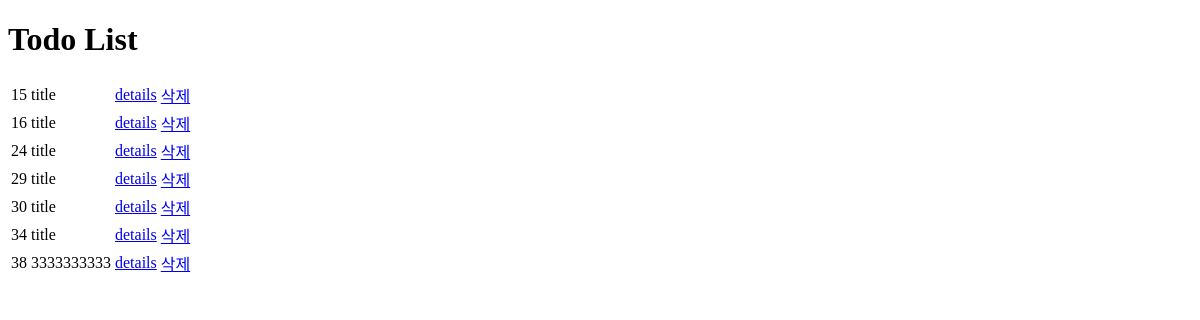
The page /todos/lists on the database as committed earlier.
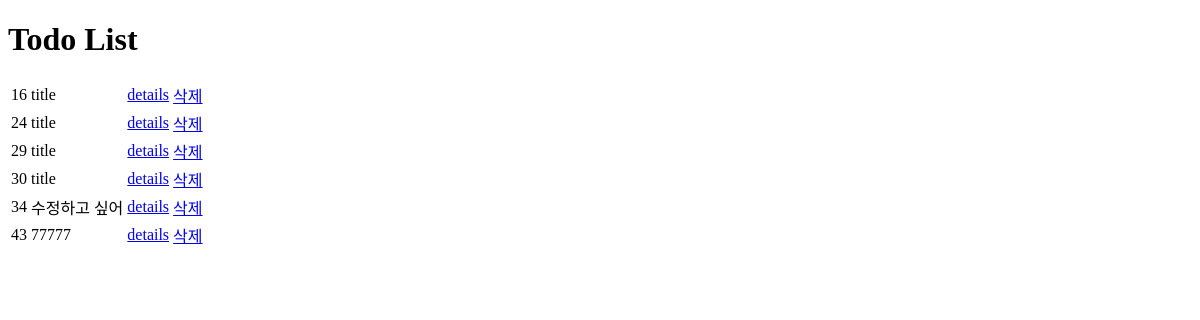
The same page on the database as committed later.
### todos/models.py (models this page shows, shortened)
class Todo(models.Model):
    title = models.CharField(max_length=50)
    pub_date = models.DateTimeField('date published')
    content = models.CharField(max_length=200)

### todos/views.py (the view)
# urls.py: path('lists',views.lists,name='lists'), #todo/
def lists(request):
    todo_lists =Todo.objects.all().order_by("id")
    context = {"todo_lists":todo_lists}
    return render(request,'todos/lists.html',context)

### todos/templates/todos/lists.html (shortened to what this page needs)
<!DOCTYPE html>
<html>
<head>
</head>
<body>
    <div id="content">
        <h1>Todo List</h1>
        {%if todo_lists %}
        <table>
            {% for todo in todo_lists %}
            <tr>
                <td>{{todo.id}}</td>
                <td>{{todo.title}}</td>
                <td><a href="{% url 'todos:detail' todo.id %}"> details </a></td>
                <td><a href="{% url 'todos:delete' todo.id %}"> 삭제 </a></td>
            </tr>
            {% endfor %}
        </table>
        {%else%}
        <p> 일정이 없습니다.</p>
        {%endif %}
    </div>
</body>
</html>

Rows that differ between the two databases and show on the page:
removed Todo: id "15", title "title"
removed Todo: id "38", title "3333333333"
changed Todo id 34: title "title" → "수정하고 싶어"
added Todo: id "43", title "77777"
